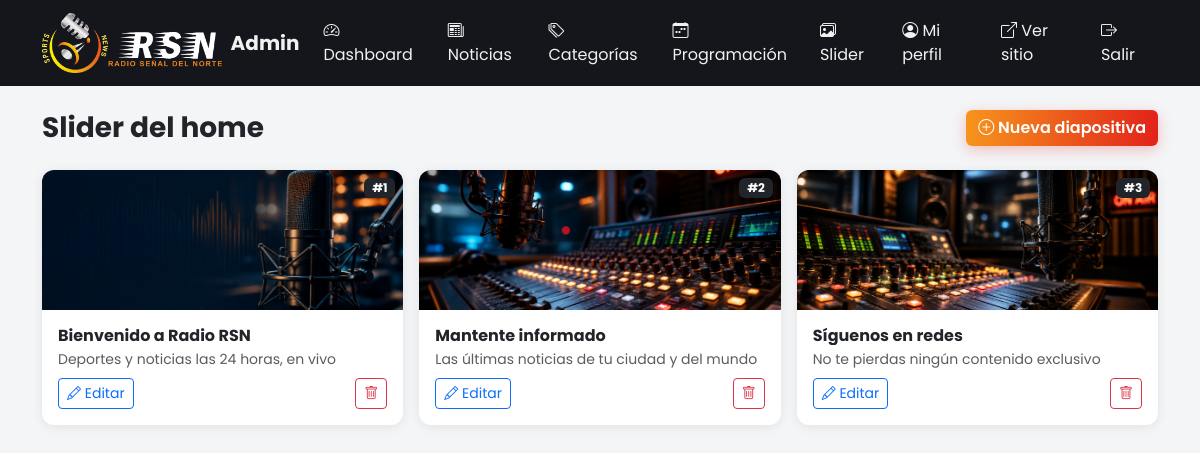
/admin/sliders.php (signed in), run on the app's committed database.
### tables this page shows
CREATE TABLE IF NOT EXISTS sliders (
  id INT AUTO_INCREMENT PRIMARY KEY,
  titulo VARCHAR(150) NOT NULL,
  subtitulo VARCHAR(255) DEFAULT NULL,
  boton_texto VARCHAR(60) DEFAULT NULL,
  boton_enlace VARCHAR(255) DEFAULT NULL,
  imagen VARCHAR(255) DEFAULT NULL,           
  clase_fondo VARCHAR(30) NOT NULL DEFAULT 'slide-bg-1',
  orden INT NOT NULL DEFAULT 0,
  activo TINYINT(1) NOT NULL DEFAULT 1,
  creado_en TIMESTAMP DEFAULT CURRENT_TIMESTAMP
);

### includes/functions.php (called while the page is built, shortened)
<?php
function h($str): string
{
    return htmlspecialchars((string)$str, ENT_QUOTES, 'UTF-8');
}
function getSliders(bool $soloActivos = true): array
{
    $pdo = getPDO();
    $sql = 'SELECT * FROM sliders';
    $sql .= ' ORDER BY orden ASC, id ASC';
    return $pdo->query($sql)->fetchAll();
}

### admin/sliders.php (the view, shortened to what this page needs)
<?php
require_once __DIR__ . '/../includes/functions.php';
$sliders = getSliders(false);
include __DIR__ . '/includes/admin_header.php';
?>
<div class="d-flex justify-content-between align-items-center flex-wrap gap-2 mb-4">
  <h1 class="h3 fw-bold mb-0">Slider del home</h1>
  <a href="slider_form.php" class="btn btn-brand"><i class="bi bi-plus-circle"></i> Nueva diapositiva</a>
</div>
<?php if (empty($sliders)): ?>
  <div class="card admin-card p-5 text-center text-muted">
    <i class="bi bi-images fs-2 d-block mb-2"></i>
    Aún no hay diapositivas. <a href="slider_form.php">Crea la primera</a>.
  </div>
<?php else: ?>
  <div class="row g-3">
    <?php foreach ($sliders as $s): ?>
      <div class="col-md-6 col-lg-4">
        <div class="card admin-card overflow-hidden h-100">
          <div class="slider-preview <?= empty($s['imagen']) ? h($s['clase_fondo']) : '' ?>"
               <?php if (!empty($s['imagen'])): ?>style="background-image:url('../uploads/sliders/<?= h($s['imagen']) ?>');"<?php endif; ?>>
            <span class="badge bg-dark slider-preview-order">#<?= (int)$s['orden'] ?></span>
          </div>
          <div class="card-body">
            <h2 class="h6 fw-bold mb-1 text-truncate"><?= h($s['titulo']) ?></h2>
            <p class="text-muted small mb-2 text-truncate"><?= h($s['subtitulo'] ?: '—') ?></p>
            <div class="d-flex justify-content-between align-items-center">
              <a href="slider_form.php?id=<?= (int)$s['id'] ?>" class="btn btn-sm btn-outline-primary"><i class="bi bi-pencil"></i> Editar</a>
              <form action="slider_eliminar.php" method="post" onsubmit="return confirm('¿Eliminar esta diapositiva?');">
                <button type="submit" class="btn btn-sm btn-outline-danger"><i class="bi bi-trash"></i></button>
              </form>
            </div>
          </div>
        </div>
      </div>
    <?php endforeach; ?>
  </div>
<?php endif; ?>
<?php include __DIR__ . '/includes/admin_footer.php'; ?>

### assets/css/style.css (style rules this page uses)
:root { --brand: #f7941d; --brand-dark: #d1450f; --brand-yellow: #ffd400; --brand-red: #e2231a; --dark-bg: #14161c; --dark-bg-2: #1c1f27; }
html { scroll-behavior: smooth; }
body { font-family: 'Poppins', 'Segoe UI', Roboto, Arial, sans-serif; background: #f4f5f7; overflow-x: hidden; }
a { text-decoration: none; }
.btn-brand { background: linear-gradient(90deg, var(--brand), var(--brand-red)); color: #fff; border: none; font-weight: 600; transition: transform .15s ease, box-shadow .15s ease, opacity .15s ease; box-shadow: 0 4px 14px rgba(226, 35, 26, .25); }
.slider-preview { height: 140px; background-size: cover; background-position: center; background-color: #eee; position: relative; }
.slider-preview-order { position: absolute; top: .5rem; right: .5rem; }

### admin/includes/admin_header.php (style rules this page uses)
body { background: #f4f5f7; padding-bottom: 0; font-family: 'Poppins', 'Segoe UI', Arial, sans-serif; }
.admin-card { border: none; border-radius: .75rem; box-shadow: 0 2px 12px rgba(0,0,0,.08); }

### data on the page
sliders: imagen (picture), orden "1", titulo "Bienvenido a Radio RSN", subtitulo "Deportes y noticias las 24 horas, en vivo"
sliders: imagen (picture), orden "2", titulo "Mantente informado", subtitulo "Las últimas noticias de tu ciudad y del mundo"
sliders: imagen (picture), orden "3", titulo "Síguenos en redes", subtitulo "No te pierdas ningún contenido exclusivo"
